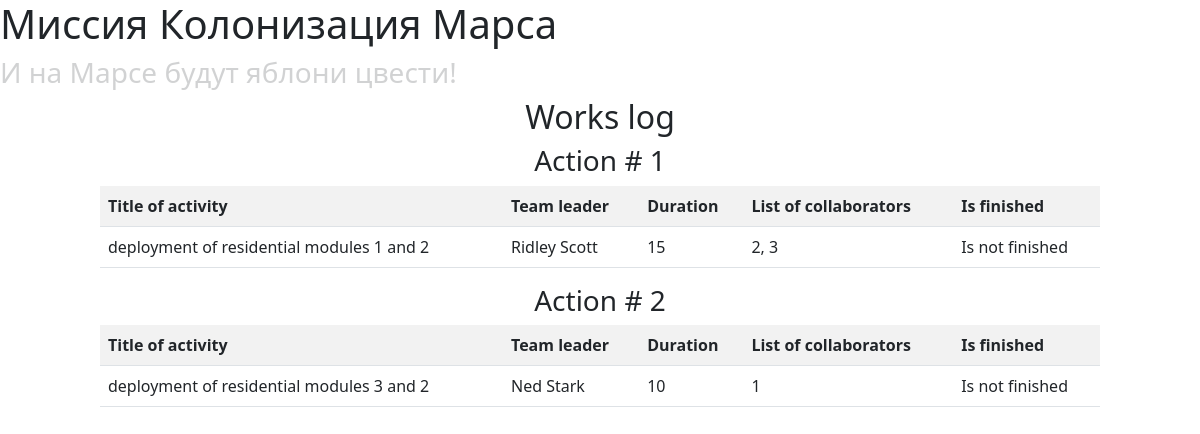
The page / on the database its author committed.
### data/jobs.py (models this page shows, shortened)
class Jobs(SqlAlchemyBase):
    __tablename__ = 'jobs'
    id = sqlalchemy.Column(sqlalchemy.Integer,
                           primary_key=True, autoincrement=True)
    team_leader = sqlalchemy.Column(sqlalchemy.Integer,
                                    sqlalchemy.ForeignKey("users.id"))
    job = sqlalchemy.Column(sqlalchemy.Text, nullable=True)
    work_size = sqlalchemy.Column(sqlalchemy.Integer, nullable=True)
    collaborators = sqlalchemy.Column(sqlalchemy.Text, nullable=True)
    start_date = sqlalchemy.Column(sqlalchemy.Date, nullable=True,
                                   default=datetime.now())
    end_date = sqlalchemy.Column(sqlalchemy.Date, nullable=True)
    is_finished = sqlalchemy.Column(sqlalchemy.Boolean, nullable=True)
    user = orm.relation('User')

### data/users.py (models this page shows, shortened)
class User(SqlAlchemyBase, UserMixin):
    __tablename__ = 'users'
    id = sqlalchemy.Column(sqlalchemy.Integer,
                           primary_key=True, autoincrement=True)
    surname = sqlalchemy.Column(sqlalchemy.String, nullable=True)
    name = sqlalchemy.Column(sqlalchemy.String, nullable=True)
    age = sqlalchemy.Column(sqlalchemy.Integer, nullable=True)
    position = sqlalchemy.Column(sqlalchemy.String, nullable=True)
    speciality = sqlalchemy.Column(sqlalchemy.String, nullable=True)
    address = sqlalchemy.Column(sqlalchemy.String, nullable=True)
    email = sqlalchemy.Column(sqlalchemy.String, index=True, unique=True,
                              nullable=True)
    hashed_password = sqlalchemy.Column(sqlalchemy.String, nullable=True)
    modified_date = sqlalchemy.Column(sqlalchemy.DateTime,
                                      default=datetime.datetime.now)

### main.py (the view)
@app.route('/')
def index():
    session = db_session.create_session()
    jobs = list(session.query(Jobs))
    param = {
        "jobs": jobs
    }
    return render_template("works.html", **param)

### data/db_session.py (called while the page is built)
def create_session() -> Session:
    global __factory
    return __factory()

### templates/works.html
{% extends "base.html" %}
{% block content %}
<div align="center" style="padding: 0px 100px 0px 100px;">
    <h2>Works log</h2>
    {% for item in jobs %}
    <h3>Action # {{ item.id }}</h3>
    <table class="table table-striped">
        <tr>
            <th>Title of activity</th>
            <th>Team leader</th>
            <th>Duration</th>
            <th>List of collaborators</th>
            <th>Is finished</th>
        </tr>
        <tr>
            <td>{{ item.job }}</td>
            <td>{{ item.user.name }} {{ item.user.surname}}</td>
            <td>{{ item.work_size }}</td>
            <td>{{ item.collaborators }}</td>
            {% if item.is_finished %}
            <td>Is finished</td>
            {% else %}
            <td>Is not finished</td>
            {% endif %}
        </tr>
    </table>
    {% endfor %}
</div>
{% endblock %}

### templates/base.html (shortened to what this page needs)
<!DOCTYPE html>
<html lang="en">
<head>
    <link rel="stylesheet" type="text/css" href="/static/css/style.css"/>
    <link rel="stylesheet"
          href="https://cdn.jsdelivr.net/npm/bootstrap@5.0.0-beta1/dist/css/bootstrap.min.css"
>
    </head>
    <body>
        <h1 class="main_h">Миссия Колонизация Марса</h1>
        <h3 class="second">И на Марсе будут яблони цвести!</h3>
         <div>
           {% block content %}{% endblock %}
        </div>
    </body>
</html>

### static/css/style.css (style rules this page uses)
.main_h { font-size: 32; }
.second { opacity: 0.2; }
h2 { text-align: center; }
table { box-sizing: border-box; }

### rows shown on the page
Jobs: id "1", job "deployment of residential modules 1 and 2", user.name "Ridley", user.surname "Scott", work_size "15", collaborators "2, 3", is_finished "Is not finished"
Jobs: id "2", job "deployment of residential modules 3 and 2", user.name "Ned", user.surname "Stark", work_size "10", collaborators "1", is_finished "Is not finished"
